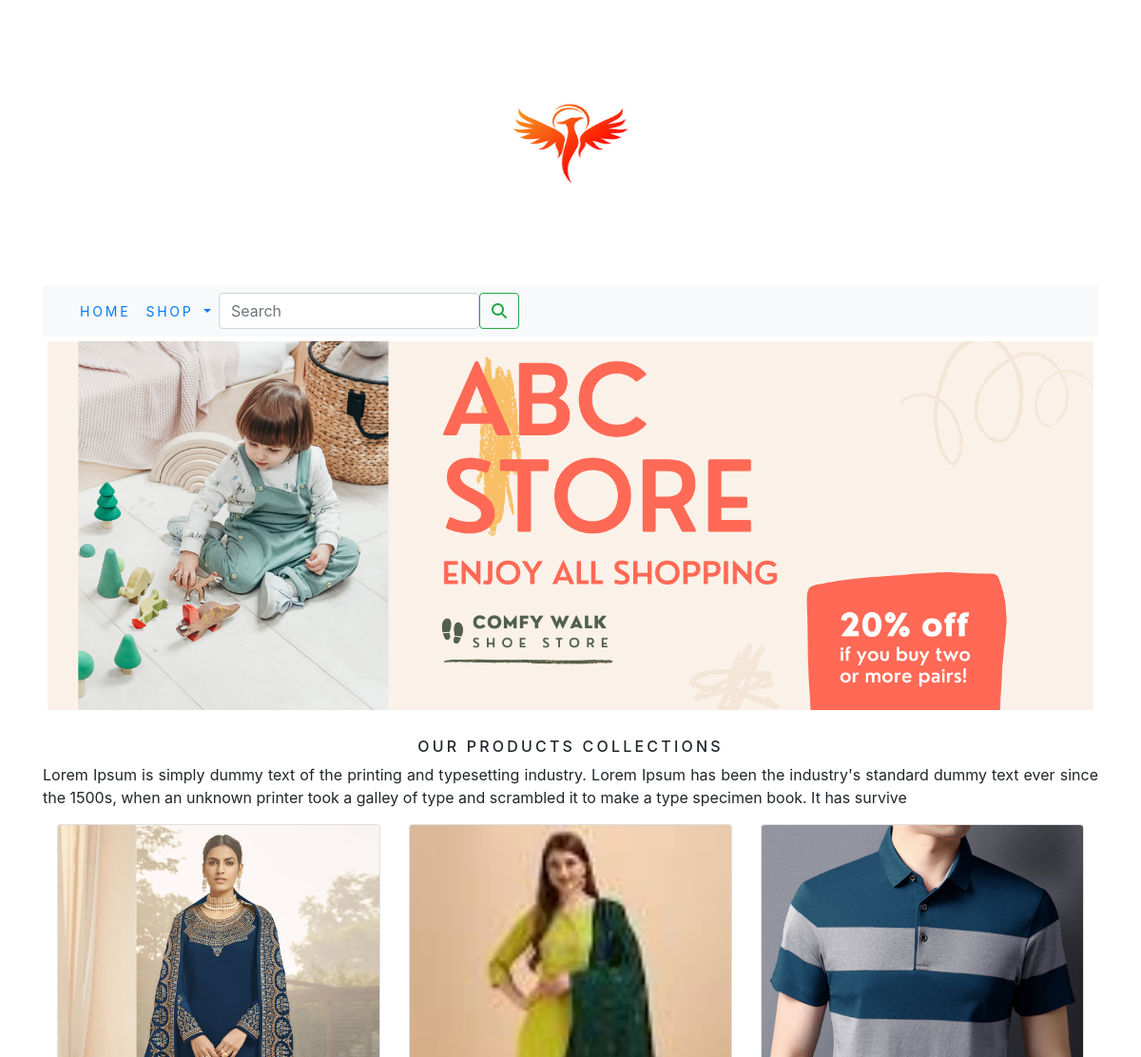
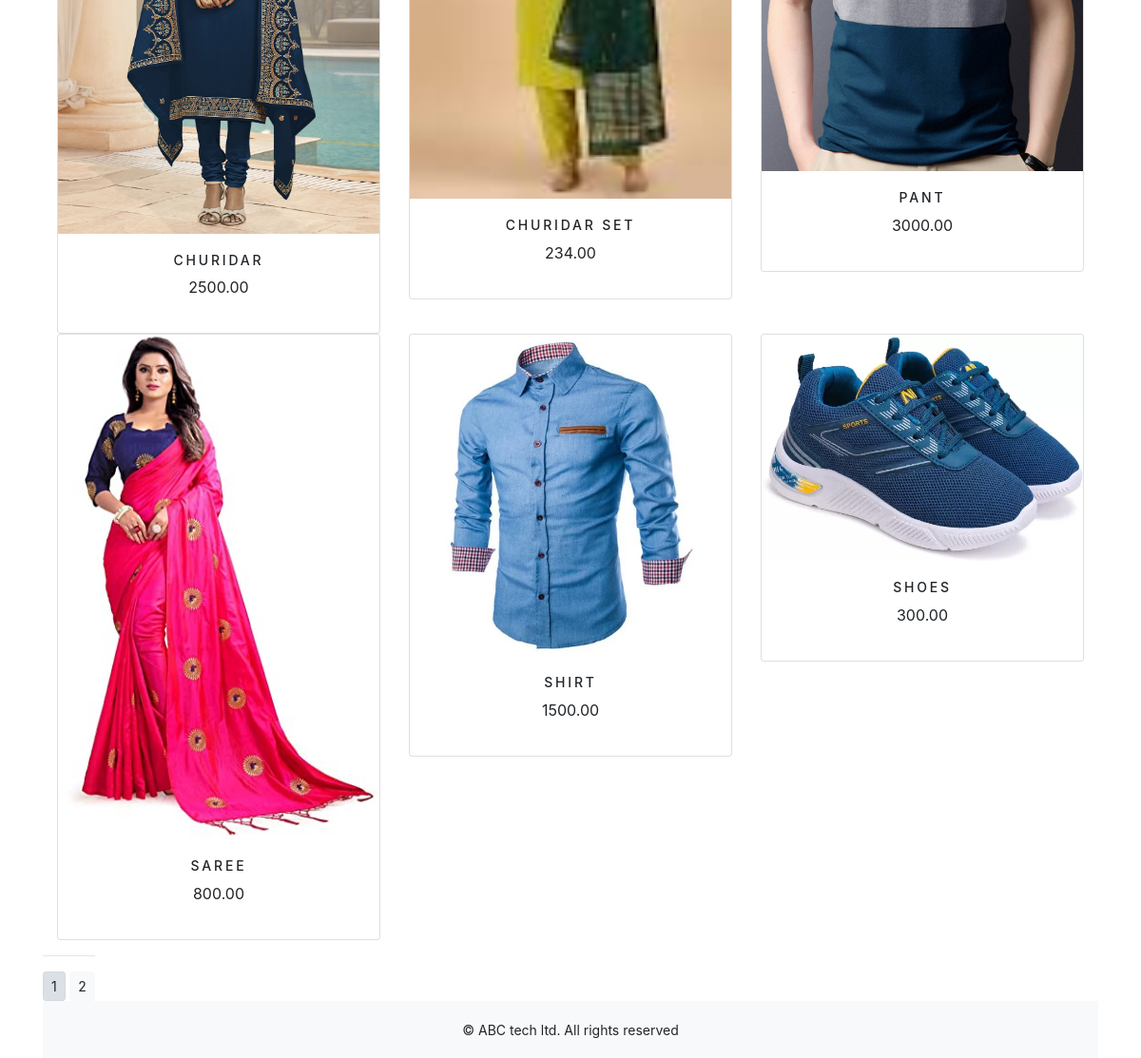
Screenshot of /shop1/ with the database file from the repository (2 pictures, top to bottom).
### shop1/models.py (models this page shows, shortened)
class Product(models.Model):
    name=models.CharField(max_length=250,unique=True)
    slug=models.SlugField(max_length=250,unique=True)
    description=models.TextField(blank=True)
    price=models.DecimalField(max_digits=10,decimal_places=2)
    category=models.ForeignKey(Category,on_delete=models.CASCADE)
    image = models.ImageField(upload_to='product', blank=True)
    stock=models.IntegerField()
    available=models.BooleanField(default=True)
    created=models.DateTimeField(auto_now_add=True)
    updated=models.DateTimeField(auto_now=True)
    class Meta:
        ordering = ('name',)
        verbose_name = 'product'
        verbose_name_plural = 'products'
    def get_url(self):
        return reverse('shop1:prodCatdetail',args=[self.category.slug,self.slug])

### shop1/views.py (the view)
# urls.py: path('', views.allProdCat, name='allProdCat'),
def allProdCat(request,c_slug=None):
    c_page=None
    products_list=None
    if c_slug!=None:
        c_page=get_object_or_404(Category,slug=c_slug)
        products_list=Product.objects.all().filter(category=c_page,available=True)
    else:
        products_list=Product.objects.all().filter(available=True)
    paginator=Paginator(products_list,6)
    try:
        page=int(request.GET.get('page','1'))
    except:
        page=1
    try:
         products=paginator.page(page)
    except (EmptyPage,InvalidPage):
            products=paginator.page(paginator.num_pages)
    return  render(request,"category.html",{'category':c_page,'products':products})

### cart/context_processors.py (called while the page is built)
def counter(request):
    item_count = 0
    if 'admin' in request.path:
        return {}
    else:
        try:
            cart = Cart.objects.filter(cart_id=_cart_id(request))
            car_items = CartItem.objects.all().filter(cart=cart[:1])
            for cart_item in car_items:
                item_count += cart_item.quantity
        except Cart.DoesNotExist:
            item_count = 0
    return dict(item_count=item_count)

### cart/views.py (called while the page is built)
def _cart_id(request):
    cart=request.session.session_key
    if not cart:
        cart=request.session.create()
    return cart

### shop1/context_processors.py (called while the page is built)
def menu_links(request):
    links=Category.objects.all()
    return dict(links=links)

### shop1/models.py (called while the page is built)
    def get_url(self):
        return reverse('shop1:products_by_category',args=[self.slug])

### templates/category.html (shortened to what this page needs)
{% extends 'base.html' %}
{% load static %}
{% block content %}
<div class="mx_auto">
    {% if category %}
    <img class="my_image" src="{{category.image.url}}" alt="{{category.name}}" width="700" height="300">
</div>
    <br>
<div>
    <h1 class="text-center my_title">{{category.name}}</h1>
    <p class="text-justify">{{category.description}}</p>
</div>
     {% else %}
     <div>
        <img class="my_image my_image_padding" src="{% static 'img/banner.png' %}" alt="our products" width="700px" height="300">
     </div>
     <br>
     <div>
         <h1 class="text-center my_title">Our products collections</h1>
         <p class="text-justify">Lorem Ipsum is simply dummy text of the printing and typesetting industry. Lorem Ipsum has been the industry's standard dummy text ever since the 1500s, when an unknown printer took a galley of type and scrambled it to make a type specimen book. It has survive</p>
     </div>
     {% endif %}
<div  class="container">
    <div class="row mx_auto">
        {% for product in products.object_list %}
        <div class="my_bottom_margin col-9 col-sm-12 col-md-4 col-lg-4">
            <div class="card text-center" style="min-width:18rem">
                <a href="{{product.get_url}}"><img class="card-img-top my_image" src="{{product.image.url}}" alt="{{product.name}}" width="700" height="300"></a>
        <div class="card-body">
            <h4>{{product.name}}</h4>
            <p>{{product.price}}</p>
            </div>
        </div>
        </div>
        {% endfor %}
        <div class="mx_auto">
            {% if products.paginator.num_pages > 1 %}
           <hr>
            <div class="text_center">
                {% for pg in products.paginator.page_range %}
                    <a href="?page={{pg}}" class="btn btn-light btn-sm {% if products.number == pg %} active {% endif %}">{{pg}}</a>
                {% endfor %}
            </div>
            {% endif %}
        </div>
        <br>
    </div>
</div>
{% endblock %}

### templates/base.html (shortened to what this page needs)
{% load static %}
<!DOCTYPE html>
<html lang="en">
<head>
    <link rel="stylesheet" href="{% static 'css/custom.css' %}">
     <link href="{% static 'css/bootstrap.min.css' %}" rel="stylesheet">
</head>
<body>
<div class="container">
{% include 'header.html' %}
{% include 'navbar.html' %}
{% block content %}
{% endblock %}
</div>
{% include 'footer.html' %}
</body>
</html>

### templates/header.html
{% load static %}
<header>
    <center>
        <a href="{% url 'shop1:allProdCat' %}"><img src="{% static 'img/logo.png' %}" alt="logimage" width="300" height="300"></a>
    </center>
</header>

### templates/navbar.html (shortened to what this page needs)
<nav class="navbar navbar-expand-lg bg-light">
  <div class="container-fluid">
    <div class="collapse navbar-collapse" id="navbarSupportedContent">
      <ul class="navbar-nav me-auto mb-2 mb-lg-0">
        <li class="nav-item">
          <a class="nav-link" href="#">Home</a>
        </li>
        <li class="nav-item dropdown {% if 'shop1' in request.path %} active {% endif %}">
          <a class="nav-link dropdown-toggle" href="#" role="button" data-bs-toggle="dropdown" aria-expanded="false">
            Shop
          </a>
        </li>
      </ul>
      <form class="d-flex" action="{% url 'search_app:SearchResult' %}" method="get">
        <input class="form-control me-2" type="search" placeholder="Search" aria-label="Search">
        <button class="btn btn-outline-success" type="submit"><i class="fa fa-search"></i></button>
      </form>
    </div>
  </div>
</nav>

### templates/footer.html
<div class="footer navbar-fixed-bottom my_footer">
    <P class="text-center">&copy; ABC tech ltd. All rights reserved</P>
</div>

### static/css/custom.css (style rules this page uses)
body { font-family: 'Roboto', sans-serif; }
.nav-item { letter-spacing : .2em; font-size : 14px; text-transform : uppercase; }
.my_footer { background-color:#f8f9fa; height:60px; }
.my_footer p { padding-top:20px; font-size:14px; }
.my_image { width:100%; height:auto; }
.my_title { font-size:16px; text-transform:uppercase; letter-spacing:.2em; }
.my_image_padding { padding:5px; }
.my_bottom_margin { bottom_margin:10px; }
.card-body h4 { font-size:14px; text-transform:uppercase; letter-spacing:.2em; }

### rows the page displays
Product: image (picture), name "CHURIDAR", price "2500.00"
Product: image (picture), name "CHURIDAR SET", price "234.00"
Product: image (picture), name "PANT", price "3000.00"
Product: image (picture), name "SAREE", price "800.00"
Product: image (picture), name "SHIRT", price "1500.00"
Product: image (picture), name "SHOES", price "300.00"

### other values shown
{{ pg }} "1" "2"
